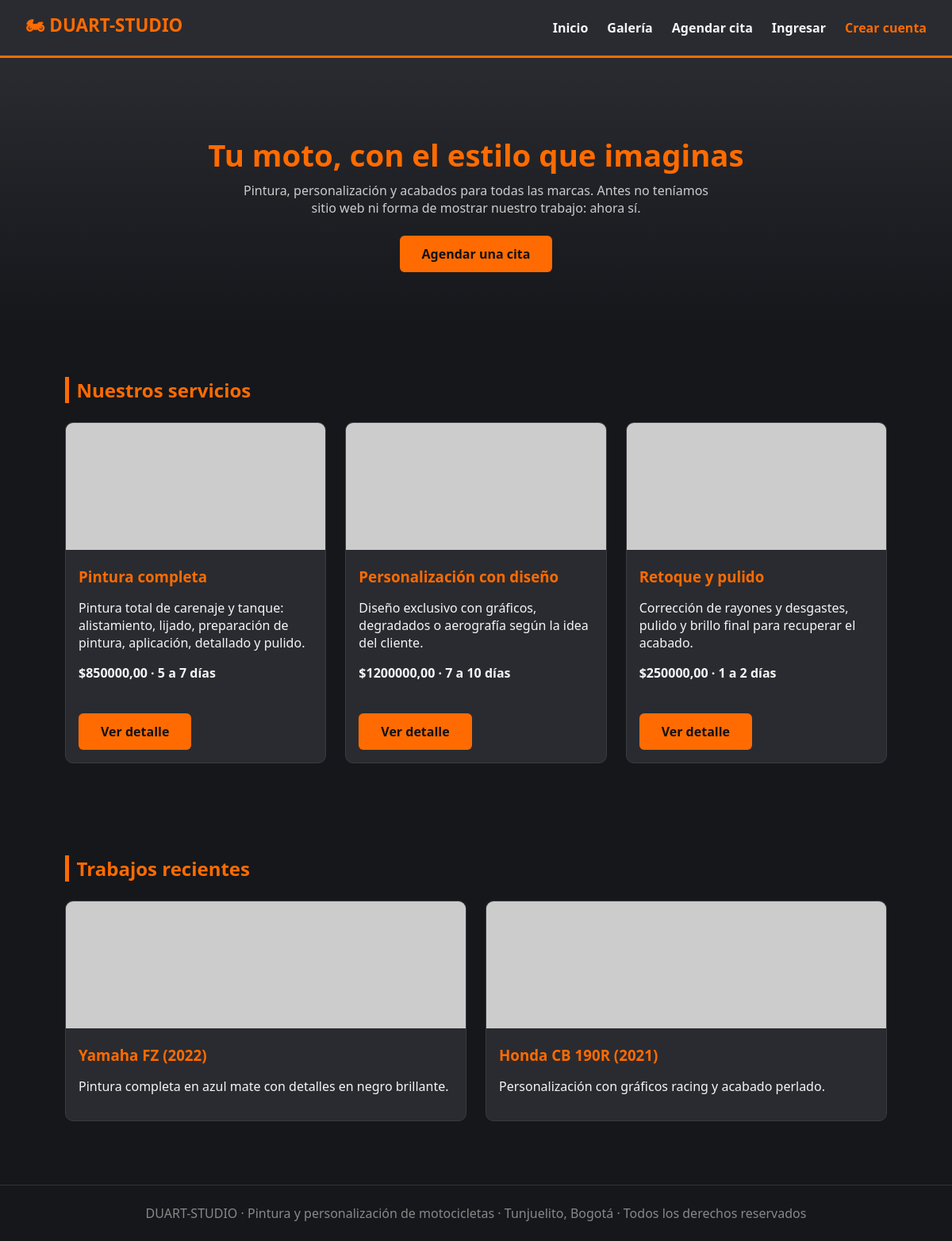
The page / on the database its author committed.
### taller_motos/models.py (models this page shows, shortened)
class Servicio(models.Model):
    nombre = models.CharField(max_length=100)
    descripcion = models.TextField()
    precio = models.DecimalField(max_digits=10, decimal_places=2, help_text="Precio de referencia en pesos colombianos")
    duracion_estimada = models.CharField(max_length=50, help_text="Ej: 1 hora, 30 min")
    imagen_url = models.URLField(blank=True, help_text="Enlace a una imagen del servicio")

class Moto(models.Model):
    marca = models.CharField(max_length=50)
    modelo = models.CharField(max_length=50)
    anio = models.PositiveIntegerField()
    imagen_url = models.URLField(blank=True, help_text="Foto de la moto reparada/exhibida")
    descripcion = models.TextField(blank=True, help_text="Trabajo realizado o detalle de la moto")
    class Meta:
        verbose_name = "trabajo de galería"
        verbose_name_plural = "trabajos de galería"
    def __str__(self):
        return f"{self.marca} {self.modelo} ({self.anio})"

### taller_motos/views.py (the view)
# urls.py: path("", views.index, name="index"),
def index(request):
    servicios = Servicio.objects.all()
    motos = Moto.objects.all()[:6]
    context = {"servicios": servicios, "motos": motos}
    return render(request, "taller_motos/index.html", context)

### taller_motos/context_processors.py (called while the page is built)
def rol(request):
    usuario = request.user
    administrador = es_administrador(usuario)
    if administrador:
        nombre = "Administrador"
    elif es_cliente(usuario):
        nombre = "Cliente"
    else:
        nombre = "Visitante"
    return {"es_administrador": administrador, "rol_usuario": nombre}

### taller_motos/roles.py (called while the page is built)
def es_administrador(usuario):
    return usuario.is_authenticated and (
        usuario.is_superuser or usuario.groups.filter(name=ADMINISTRADOR).exists()
    )

def es_cliente(usuario):
    return usuario.is_authenticated and usuario.groups.filter(name=CLIENTE).exists()

### taller_motos/templates/taller_motos/index.html (shortened to what this page needs)
{% extends "taller_motos/base.html" %}
{% block contenido %}
<section class="hero">
  <h1>Tu moto, con el estilo que imaginas</h1>
  <p>Pintura, personalización y acabados para todas las marcas. Antes no teníamos sitio web ni forma de mostrar nuestro trabajo: ahora sí.</p>
  <a class="btn" href="{% url 'taller_motos:contacto' %}">Agendar una cita</a>
</section>
<section class="seccion">
  <h2>Nuestros servicios</h2>
  {% if servicios %}
  <div class="grid">
    {% for servicio in servicios %}
    <div class="tarjeta">
      {% if servicio.imagen_url %}
        <img src="{{ servicio.imagen_url }}" alt="{{ servicio.nombre }}">
      {% else %}
        <img src="https://placehold.co/400x200?text=Servicio" alt="{{ servicio.nombre }}">
      {% endif %}
      <div class="contenido">
        <h3>{{ servicio.nombre }}</h3>
        <p>{{ servicio.descripcion|truncatewords:15 }}</p>
        <p class="precio">${{ servicio.precio }} &middot; {{ servicio.duracion_estimada }}</p>
        <a class="btn" href="{% url 'taller_motos:servicio_detail' servicio.id %}">Ver detalle</a>
      </div>
    </div>
    {% endfor %}
  </div>
  {% else %}
  <p>Aún no hay servicios cargados. Agrégalos desde el panel de administración.</p>
  {% endif %}
</section>
<section class="seccion">
  <h2>Trabajos recientes</h2>
  {% if motos %}
  <div class="grid">
    {% for moto in motos %}
    <div class="tarjeta">
      {% if moto.imagen_url %}
        <img src="{{ moto.imagen_url }}" alt="{{ moto }}">
      {% else %}
        <img src="https://placehold.co/400x200?text=Moto" alt="{{ moto }}">
      {% endif %}
      <div class="contenido">
        <h3>{{ moto.marca }} {{ moto.modelo }} ({{ moto.anio }})</h3>
        <p>{{ moto.descripcion|truncatewords:15 }}</p>
      </div>
    </div>
    {% endfor %}
  </div>
  {% else %}
  <p>Aún no hay motos en la galería.</p>
  {% endif %}
</section>
{% endblock %}

### taller_motos/templates/taller_motos/base.html (shortened to what this page needs)
{% load static %}
<!DOCTYPE html>
<html lang="es">
<head>
  <link rel="stylesheet" href="{% static 'taller_motos/estilos.css' %}">
</head>
<body>
  <header class="navbar">
    <a class="marca" href="{% url 'taller_motos:index' %}">🏍 DUART-STUDIO</a>
    <nav>
      <a href="{% url 'taller_motos:index' %}">Inicio</a>
      <a href="{% url 'taller_motos:galeria' %}">Galería</a>
      <a href="{% url 'taller_motos:contacto' %}">Agendar cita</a>
      {% if user.is_authenticated %}
        <span class="usuario">{{ user.first_name|default:user.username }} · {{ rol_usuario }}</span>
        <form class="form-salir" method="post" action="{% url 'taller_motos:logout' %}">
          {% csrf_token %}
          <button type="submit">Salir</button>
        </form>
      {% else %}
        <a href="{% url 'taller_motos:login' %}">Ingresar</a>
        <a class="nav-destacado" href="{% url 'taller_motos:registro' %}">Crear cuenta</a>
      {% endif %}
    </nav>
  </header>
  {% block contenido %}{% endblock %}
  <footer>
    DUART-STUDIO &middot; Pintura y personalización de motocicletas &middot; Tunjuelito, Bogotá &middot; Todos los derechos reservados
  </footer>
</body>
</html>

### taller_motos/static/taller_motos/estilos.css (style rules this page uses)
:root { --negro: #16171b; --naranja: #ff6b00; --gris: #2a2b30; --blanco: #f5f5f5; }
* { box-sizing: border-box; }
body { margin: 0; font-family: "Segoe UI", Arial, sans-serif; background: var(--negro); color: var(--blanco); }
header.navbar { display: flex; justify-content: space-between; align-items: center; padding: 1rem 2rem; background: var(--gris); border-bottom: 3px solid var(--naranja); }
header.navbar .marca { font-size: 1.4rem; font-weight: bold; color: var(--naranja); text-decoration: none; }
header.navbar nav a { color: var(--blanco); text-decoration: none; margin-left: 1.5rem; font-weight: 600; }
.hero { text-align: center; padding: 4rem 1.5rem; background: linear-gradient(180deg, var(--gris), var(--negro)); }
.hero h1 { font-size: 2.4rem; color: var(--naranja); margin-bottom: .5rem; }
.hero p { max-width: 600px; margin: 0 auto; color: #ccc; }
.btn { display: inline-block; margin-top: 1.5rem; padding: .75rem 1.75rem; background: var(--naranja); color: #111; font-weight: bold; border-radius: 6px; text-decoration: none; }
.seccion { padding: 3rem 2rem; max-width: 1100px; margin: 0 auto; }
.seccion h2 { color: var(--naranja); border-left: 5px solid var(--naranja); padding-left: .6rem; }
.grid { display: grid; grid-template-columns: repeat(auto-fit, minmax(240px, 1fr)); gap: 1.5rem; margin-top: 1.5rem; }
.tarjeta { background: var(--gris); border-radius: 10px; overflow: hidden; border: 1px solid #3a3b40; }
.tarjeta img { width: 100%; height: 160px; object-fit: cover; background: #444; }
.tarjeta .contenido { padding: 1rem; }
.tarjeta h3 { margin: 0 0 .5rem 0; color: var(--naranja); }
.tarjeta .precio { font-weight: bold; color: var(--blanco); }
footer { text-align: center; padding: 1.5rem; color: #888; border-top: 1px solid #333; margin-top: 2rem; }
header.navbar { flex-wrap: wrap; gap: .5rem; }
header.navbar nav { display: flex; flex-wrap: wrap; align-items: center; gap: .25rem 0; }
header.navbar .nav-destacado { color: var(--naranja); }
a { color: var(--naranja); }

### rows shown on the page
Servicio: nombre "Pintura completa", descripcion "Pintura total de carenaje y tanque: alistamiento, lijado, preparación de pintura, aplicación, detallado y pulido.", precio "850000,00", duracion_estimada "5 a 7 días"
Servicio: nombre "Personalización con diseño", descripcion "Diseño exclusivo con gráficos, degradados o aerografía según la idea del cliente.", precio "1200000,00", duracion_estimada "7 a 10 días"
Servicio: nombre "Retoque y pulido", descripcion "Corrección de rayones y desgastes, pulido y brillo final para recuperar el acabado.", precio "250000,00", duracion_estimada "1 a 2 días"
Moto: marca "Yamaha", modelo "FZ", anio "2022", descripcion "Pintura completa en azul mate con detalles en negro brillante."
Moto: marca "Honda", modelo "CB 190R", anio "2021", descripcion "Personalización con gráficos racing y acabado perlado."
